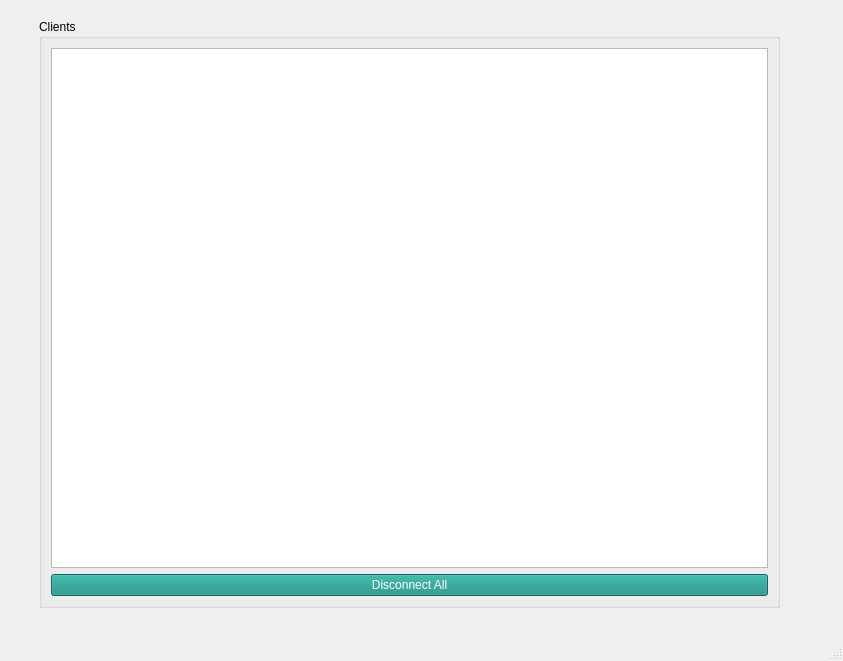
<?xml version="1.0" encoding="UTF-8"?>
<ui version="4.0">
 <class>MainWindow</class>
 <widget class="QMainWindow" name="MainWindow">
  <property name="geometry">
   <rect>
    <x>0</x>
    <y>0</y>
    <width>843</width>
    <height>661</height>
   </rect>
  </property>
  <property name="windowTitle">
   <string>Server</string>
  </property>
  <widget class="QWidget" name="centralwidget">
   <layout class="QHBoxLayout" name="horizontalLayout" stretch="0">
    <item>
     <widget class="QStackedWidget" name="stackedWidget">
      <property name="currentIndex">
       <number>0</number>
      </property>
      <widget class="QWidget" name="page">
       <widget class="QGroupBox" name="grpClients">
        <property name="geometry">
         <rect>
          <x>30</x>
          <y>10</y>
          <width>741</width>
          <height>589</height>
         </rect>
        </property>
        <property name="title">
         <string>Clients</string>
        </property>
        <layout class="QVBoxLayout" name="verticalLayout">
         <item>
          <widget class="QListWidget" name="lstClients">
           <property name="font">
            <font>
             <pointsize>15</pointsize>
            </font>
           </property>
           <property name="styleSheet">
            <string notr="true">color: rgb(7, 94, 84);</string>
           </property>
          </widget>
         </item>
         <item>
          <widget class="QPushButton" name="pushButton">
           <property name="styleSheet">
            <string notr="true">background-color: rgb(18, 140, 126);
color: rgb(255, 255, 255);</string>
           </property>
           <property name="text">
            <string>Disconnect All</string>
           </property>
          </widget>
         </item>
        </layout>
       </widget>
      </widget>
      <widget class="QWidget" name="page_3">
       <widget class="QGroupBox" name="grpChats">
        <property name="geometry">
         <rect>
          <x>180</x>
          <y>30</y>
          <width>481</width>
          <height>541</height>
         </rect>
        </property>
        <property name="title">
         <string>Chats</string>
        </property>
        <layout class="QVBoxLayout" name="verticalLayout_2">
         <item>
          <widget class="QTabWidget" name="tbClientsChat">
           <property name="tabsClosable">
            <bool>true</bool>
           </property>
          </widget>
         </item>
        </layout>
       </widget>
      </widget>
      <widget class="QWidget" name="page_2"/>
     </widget>
    </item>
   </layout>
  </widget>
  <widget class="QMenuBar" name="menubar">
   <property name="geometry">
    <rect>
     <x>0</x>
     <y>0</y>
     <width>843</width>
     <height>25</height>
    </rect>
   </property>
  </widget>
  <widget class="QStatusBar" name="statusbar"/>
 </widget>
 <resources/>
 <connections/>
</ui>
